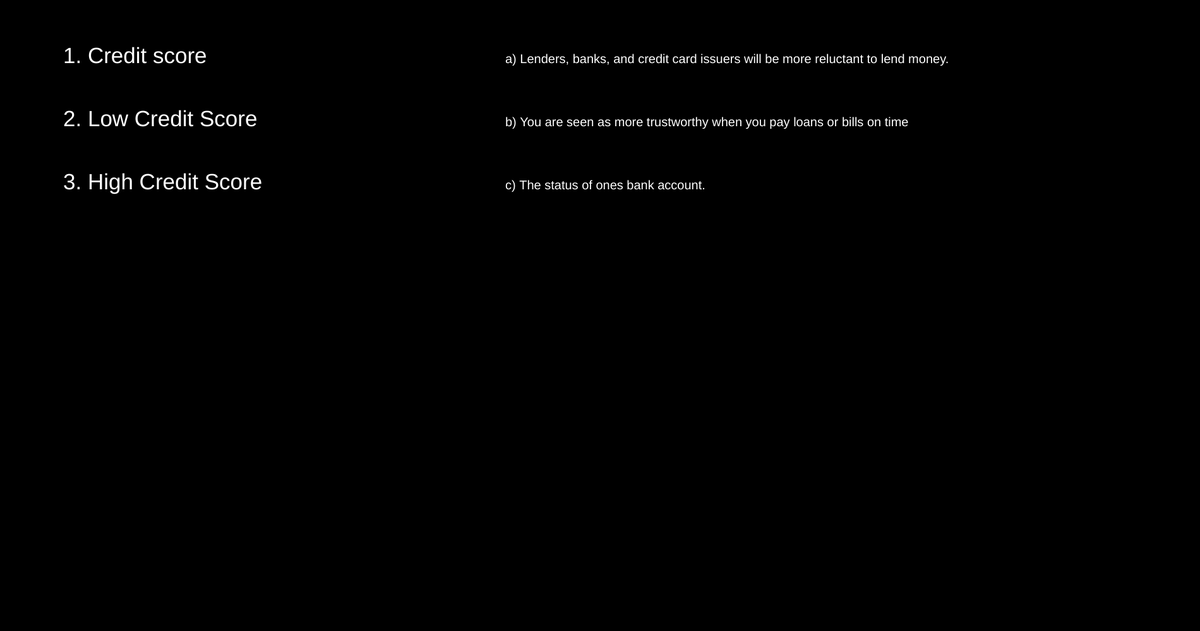
Frame 1 (no input)
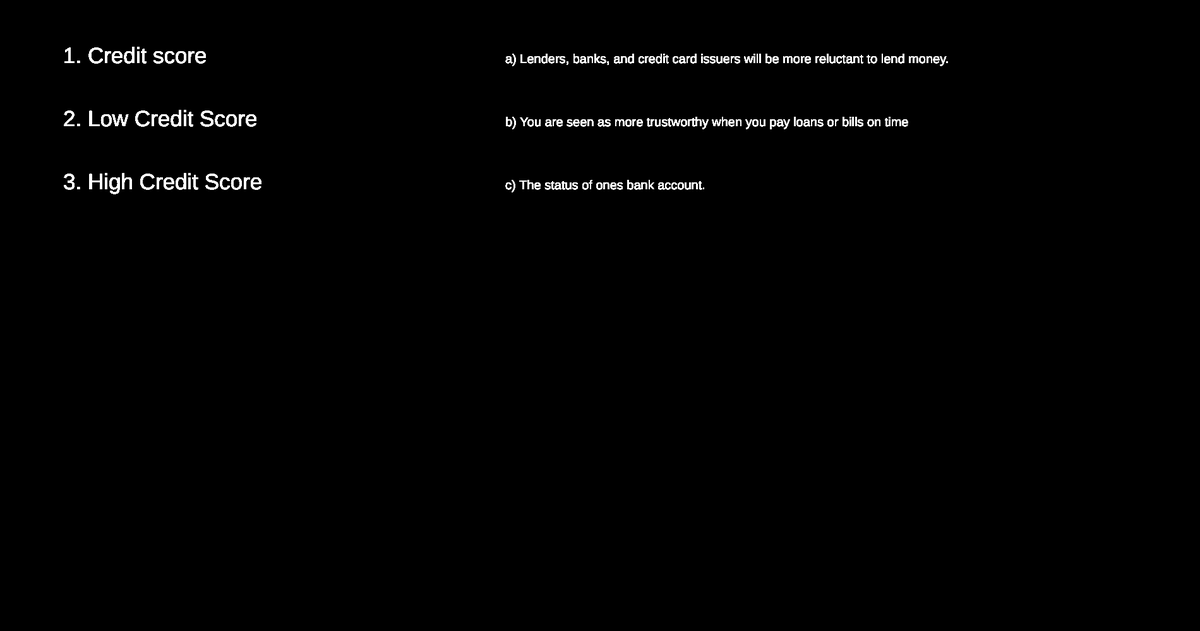
Frame 60 (no input)
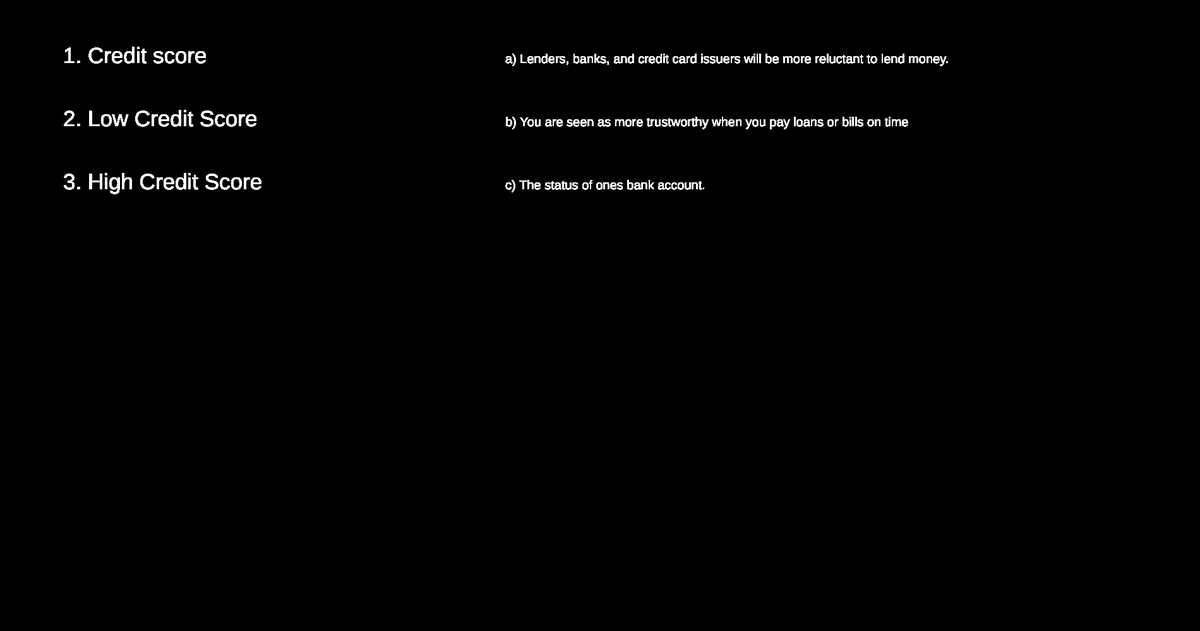
Frame 120 (the mouse pressed at the canvas centre since frame 60)

The p5.js sketch that drew these frames (run headless with seeded random() and noise() and a simulated clock; from frame 60 on, the mouse is pressed at the canvas centre):

// p5.js sketch
// ── sketch.js
let button;

function setup() {
    createCanvas(1900, 1000);
    background(0, 0, 0)
    fill(255, 255, 255)
}


 let firstWord = ['a', 100]
 let secondWord = ['b', 200]
 let thirdWord = ['c', 300]
 let wordOrderList = [firstWord, secondWord, thirdWord]
 let boolean1 = false
 let boolean2 = false
 let boolean3 = false
 let booleanCorrect1 = false
 let booleanCorrect2 = false
 let booleanCorrect3 = false
 
function draw() {
    textSize(35)
    if (boolean1 == true) {
        fill(255, 0, 0)  
    }
    if (booleanCorrect3 == true) {
        fill(0, 255, 0)
    }
    text("1. Credit score", 100, wordOrderList[0][1])
    fill(255, 255, 255)

    if (boolean2 == true) {
        fill(255, 0, 0)
    }

    if (booleanCorrect1 == true) {
        fill(0, 255, 0)
    }
    text("2. Low Credit Score", 100, wordOrderList[1][1])
    fill(255, 255, 255)

    if (boolean3 == true) {
        fill(255, 0, 0)  
    }
    if (booleanCorrect2 == true) {
        fill(0, 255, 0)
    }
    text('3. High Credit Score', 100, wordOrderList[2][1])
    fill(255, 255, 255)
    textSize(20)
    
    if (booleanCorrect3 == true) {
        fill(0, 255, 0)
    }
    text('c) The status of ones bank account.', 800, 300)
    fill(255, 255, 255)


    if (booleanCorrect1 == true) {
        fill(0, 255, 0)
    }
    text('a) Lenders, banks, and credit card issuers will be more reluctant to lend money.', 800, 100)
    fill(255, 255, 255)


    if (booleanCorrect2 == true) {
        fill(0, 255, 0)
    }
    text('b) You are seen as more trustworthy when you pay loans or bills on time', 800, 200)

    if (booleanCorrect1 == true && booleanCorrect2 == true && booleanCorrect3 == true) {
        fill(random(255), random(255), random(255))
        text('YOU WIN!!!', 900, 500)
    }
}
let arraymatch = []
function keyPressed() {
    if (keyCode == 49) { // one
        arraymatch.push(49)
        console.log(arraymatch)
        if (arraymatch[1] < 65) {
            console.log("error")
            boolean1 = false
            boolean2 = false
            boolean3 = false
            arraymatch = []
        }
        else {
            boolean1 = true //allows the 1. credit score to turn red
        }
    }
    if (keyCode == 50) { //two
        arraymatch.push(50)
        console.log(arraymatch)
        if (arraymatch[1] < 65) {
            console.log("error")
            boolean2 = false
            boolean1 = false
            boolean3 = false
            arraymatch = []
        }
        else {
            boolean2 = true
        }
    }
    if (keyCode == 51) { //three
        arraymatch.push(51)
        console.log(arraymatch)
        if (arraymatch[1] < 65) {
            console.log("error")
            boolean2 = false
            boolean1 = false
            boolean3 = false
            arraymatch = []

        }
        else {
            boolean3 = true
        }
    }

    if (keyCode == 65) {
        arraymatch.push(65)
        console.log(arraymatch)
        if (arraymatch[0] == 50) {
            booleanCorrect1 = true
            arraymatch = []
        }
        else {
            console.log("error")
            boolean2 = false
            boolean1 = false
            boolean3 = false
            arraymatch = []
        }
    }

    if (keyCode == 66) {
        arraymatch.push(66)
        console.log(arraymatch)
        if (arraymatch[0] == 51) {
            booleanCorrect2 = true //allows the corresponding words to turn green
            arraymatch= []
        }
        else {
            console.log("error")
            boolean2 = false
            boolean1 = false
            boolean3 = false
            arraymatch = []
        }
    }
    if (keyCode == 67) {
        arraymatch.push(67)
        console.log(arraymatch)
        if (arraymatch[0] == 49) {
            booleanCorrect3 = true
            arraymatch= []
        }
        else {
            console.log("error")
            boolean2 = false
            boolean1 = false
            boolean3 = false
            arraymatch = []
        }
    }
    
    

 }


// ── game.html
<!DOCTYPE html>
<html lang="en">
   <head>
       <meta charset="UTF-8">
       <title>My First p5 Project</title>
   </head>
 
   <body>
        <script src="https://cdnjs.cloudflare.com/ajax/libs/p5.js/1.4.1/p5.min.js"></script>
        <script src="sketch.js"></script>
   </body>
</html>
